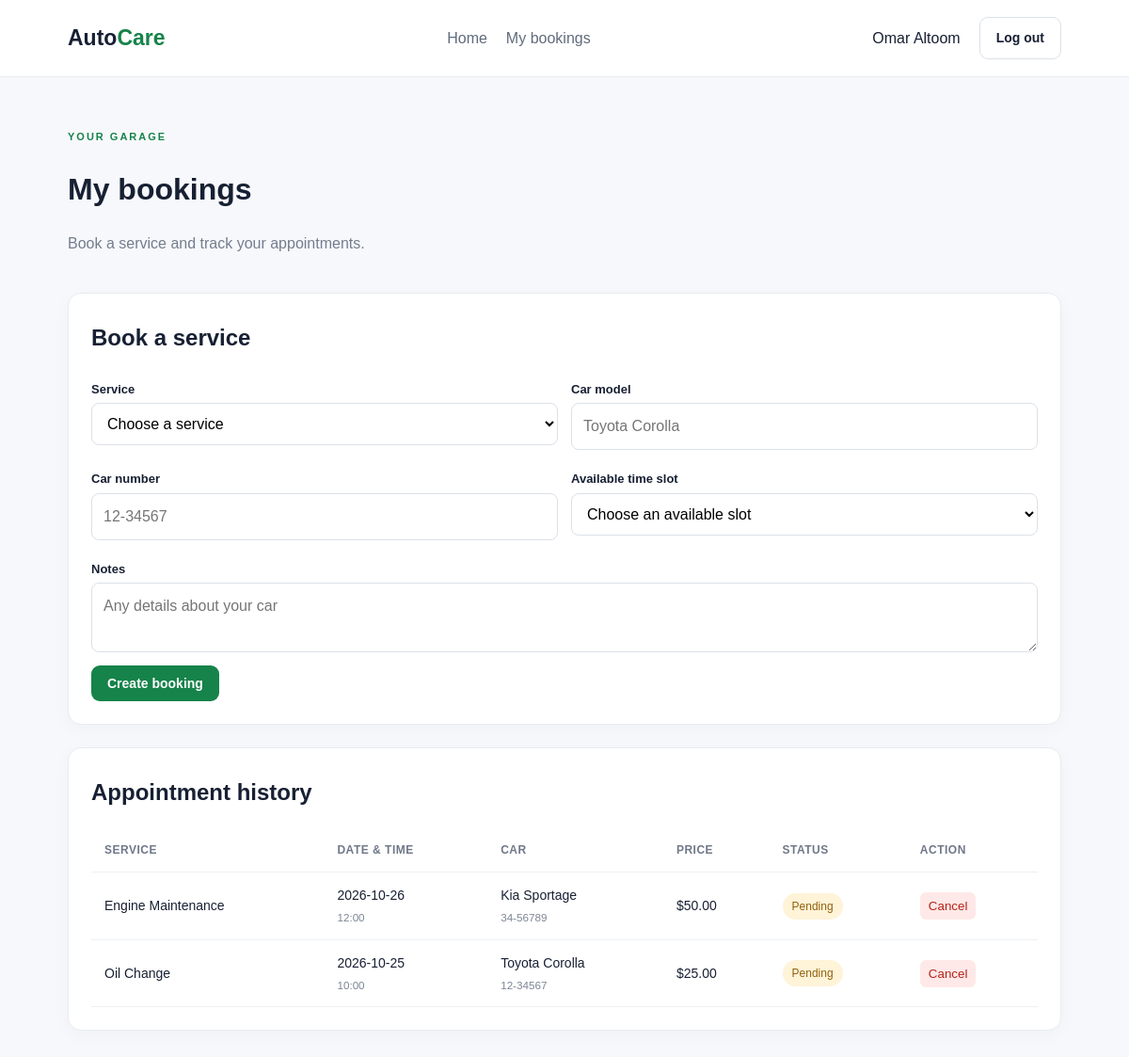
Screenshot of /my-bookings.php (signed in) with the database file from the repository.
### tables this page shows
CREATE TABLE `reservation` (
  `id` int(11) NOT NULL,
  `user_id` int(11) NOT NULL,
  `service_id` int(11) NOT NULL,
  `car_model` varchar(100) NOT NULL,
  `car_number` varchar(30) NOT NULL,
  `reservation_date` date NOT NULL,
  `reservation_time` time NOT NULL,
  `status` enum('pending','confirmed','rejected','cancelled') NOT NULL DEFAULT 'pending',
  `notes` text DEFAULT NULL,
  `created_at` timestamp NOT NULL DEFAULT current_timestamp() ON UPDATE current_timestamp()
);

CREATE TABLE `services` (
  `id` int(11) NOT NULL,
  `name` varchar(100) NOT NULL,
  `description` text NOT NULL,
  `price` decimal(10,2) NOT NULL,
  `is_active` tinyint(4) NOT NULL
);

### includes.php (called while the page is built, shortened)
<?php
function e($value)
{
    return htmlspecialchars((string)$value, ENT_QUOTES, 'UTF-8');
}
?>

### classes/Reservation.php (called while the page is built, shortened)
<?php
require_once __DIR__ . "/../DB/config.php";
class Reservation
{
    private $database;
    public function __construct()
    {
        $this->database = new Db();
    }
    public function getByUser($user_id)
    {
        return $this->database->run_query(
            "SELECT reservation.*, services.name AS service_name, services.price
             FROM reservation JOIN services ON reservation.service_id = services.id
             WHERE reservation.user_id = ? ORDER BY reservation.reservation_date DESC, reservation.reservation_time DESC",
            [$user_id]
        )->fetchAll();
    }
    public function getAvailableSlots()
    {
        $slots = $this->database->run_query(
            "SELECT * FROM time_slot WHERE is_active = 1 AND TIMESTAMP(slot_date, start_time) > NOW() ORDER BY slot_date, start_time"
        )->fetchAll();
        $available = [];
        foreach ($slots as $slot) {
            $booked = (int)$this->database->run_query(
                "SELECT COUNT(*) FROM reservation WHERE slot_id = ? AND status IN ('pending','confirmed')",
                [$slot["id"]]
            )->fetchColumn();
            $slot["remaining"] = (int)$slot["capacity"] - $booked;
            if ($slot["remaining"] > 0) {
                $available[] = $slot;
            }
        }
        return $available;
    }
}
?>

### DB/config.php (called while the page is built)
<?php
class Db {
    private $db;
    public function __construct() {
        $this->db = new PDO(
            "mysql:host=localhost;dbname=car_maintenance_booking;charset=utf8mb4",
            "root",
            "",
            [PDO::ATTR_ERRMODE => PDO::ERRMODE_EXCEPTION, PDO::ATTR_DEFAULT_FETCH_MODE => PDO::FETCH_ASSOC]
        );
    }
    public function run_query(string $query, array $param = []) {
        $stmt = $this->db->prepare($query);
        $stmt->execute($param);
        return $stmt;
    }
   }
?>

### my-bookings.php (the view, shortened to what this page needs)
<?php
require_once 'includes.php';
require_once 'classes/Reservation.php';
$reservation = new Reservation();
$slots = $reservation->getAvailableSlots();
$bookings = $reservation->getByUser((int)$_SESSION['user_id']);
?>
<!doctype html>
<html lang="en">
<head><meta charset="UTF-8"><meta name="viewport" content="width=device-width, initial-scale=1"><title>My bookings | AutoCare</title><link rel="stylesheet" href="assets/style.css?v=20261023-r2"></head>
<body>
<header class="site-header"><a class="brand" href="index.php">Auto<span>Care</span></a><nav><a href="index.php">Home</a><a href="my-bookings.php">My bookings</a></nav><div class="header-actions"><span><?= e($_SESSION['name'] ?? '') ?></span><a class="btn btn-outline" href="logout.php">Log out</a></div></header>
<main class="dashboard-wrap">
    <div class="page-title-row"><div><span class="eyebrow">YOUR GARAGE</span><h1>My bookings</h1><p>Book a service and track your appointments.</p></div></div>
    <section class="panel"><h2>Book a service</h2>
        <form method="post" class="booking-form">
            <div><label>Service</label><select name="service_id" required><option value="">Choose a service</option></select></div>
            <div><label>Car model</label><input name="car_model" required placeholder="Toyota Corolla"></div>
            <div><label>Car number</label><input name="car_number" required placeholder="12-34567"></div>
            <div><label for="slot_id">Available time slot</label><select id="slot_id" name="slot_id" required><option value="">Choose an available slot</option></select></div>
            <div class="wide"><label>Notes</label><textarea name="notes" placeholder="Any details about your car"></textarea></div>
            <button class="btn btn-primary" type="submit">Create booking</button>
        </form>
    </section>
    <section class="panel"><h2>Appointment history</h2><div class="table-scroll"><table><thead><tr><th>Service</th><th>Date &amp; time</th><th>Car</th><th>Price</th><th>Status</th><th>Action</th></tr></thead><tbody>
        <?php foreach ($bookings as $booking): ?><tr><td><?= e($booking['service_name']) ?></td><td><?= e($booking['reservation_date']) ?><small><?= e(substr($booking['reservation_time'],0,5)) ?></small></td><td><?= e($booking['car_model']) ?><small><?= e($booking['car_number']) ?></small></td><td>$<?= e($booking['price']) ?></td><td><span class="pill <?= e($booking['status']) ?>"><?= e(ucfirst($booking['status'])) ?></span></td><td><?php if (in_array($booking['status'], ['pending','confirmed'], true) && strtotime($booking['reservation_date'].' '.$booking['reservation_time']) > time()): ?><form method="post"><input type="hidden" name="cancel_id" value="<?= e($booking['id']) ?>"><button class="table-button danger" type="submit">Cancel</button></form><?php else: ?>—<?php endif; ?></td></tr><?php endforeach; ?>
    </tbody></table></div></section>
</main></body></html>

### assets/style.css (style rules this page uses)
* { box-sizing:border-box }
body { margin:0;font-family:Arial,Helvetica,sans-serif;color:#172033;background:#f7f8fb;line-height:1.5 }
a { color:inherit;text-decoration:none }
.site-header { display:flex;align-items:center;justify-content:space-between;gap:24px;padding:18px 6%;background:#fff;border-bottom:1px solid #e9edf3;flex-wrap:wrap }
.brand { font-size:23px;font-weight:800;color:#172033 }
.brand span { color:#16834a }
.site-header nav,.header-actions { display:flex;align-items:center;gap:20px }
.site-header nav a { color:#606b7c }
.btn { display:inline-block;border:0;border-radius:9px;padding:11px 17px;font-weight:700;cursor:pointer;font-size:14px }
.btn-primary { background:#16834a;color:white }
.btn-outline { border:1px solid #dce1e8;background:white }
.eyebrow { font-size:11px;font-weight:800;letter-spacing:2px;color:#16834a }
.section,.dashboard-wrap { padding:50px 6%;max-width:1400px;margin:auto }
.section-heading,.page-title-row { display:flex;justify-content:space-between;align-items:center;margin-bottom:24px;gap:20px }
.section h2,.panel h2 { margin:5px 0 20px }
.service-card,.panel,.auth-card { background:#fff;border:1px solid #e8ebf1;border-radius:14px;padding:24px;box-shadow:0 5px 20px #18233a08 }
.service-card p,.page-title-row p,.auth-card p { color:#737d8d }
.auth-card label,.booking-form label { font-size:13px;font-weight:700;margin-top:7px }
.auth-card input,.booking-form input,.booking-form select,.booking-form textarea { width:100%;padding:12px;border:1px solid #dce1e8;border-radius:8px;font:inherit;background:white }
.panel { margin-bottom:24px }
.table-scroll { overflow-x:auto }
table { width:100%;border-collapse:collapse;min-width:680px }
th,td { text-align:left;padding:14px;border-bottom:1px solid #edf0f4;font-size:14px }
th { color:#6f7888;font-size:12px;text-transform:uppercase;letter-spacing:.5px }
td small { display:block;color:#7c8594;margin-top:4px }
.pill { display:inline-block;border-radius:30px;padding:5px 10px;font-size:12px;background:#edf0f4 }
.pill.pending { background:#fff3d8;color:#91620b }
.booking-form { display:grid;grid-template-columns:repeat(2,minmax(0,1fr));gap:14px }
.booking-form>div { display:flex;flex-direction:column;gap:5px }
.booking-form .wide { grid-column:1/-1 }
.booking-form button { justify-self:start }
.table-button { border:0;border-radius:6px;padding:7px 9px;background:#e3f7eb;color:#187044;cursor:pointer }
.table-button.danger { background:#ffe9e8;color:#b42318 }

### rows the page displays
reservation: service.name "Engine Maintenance", reservation_date "2026-10-26", reservation_time "12:00", car_model "Kia Sportage", car_number "34-56789", service.price "50.00", status "Pending"
reservation: service.name "Oil Change", reservation_date "2026-10-25", reservation_time "10:00", car_model "Toyota Corolla", car_number "12-34567", service.price "25.00", status "Pending"

### other values shown
$_SESSION['name'] "Omar Altoom"
